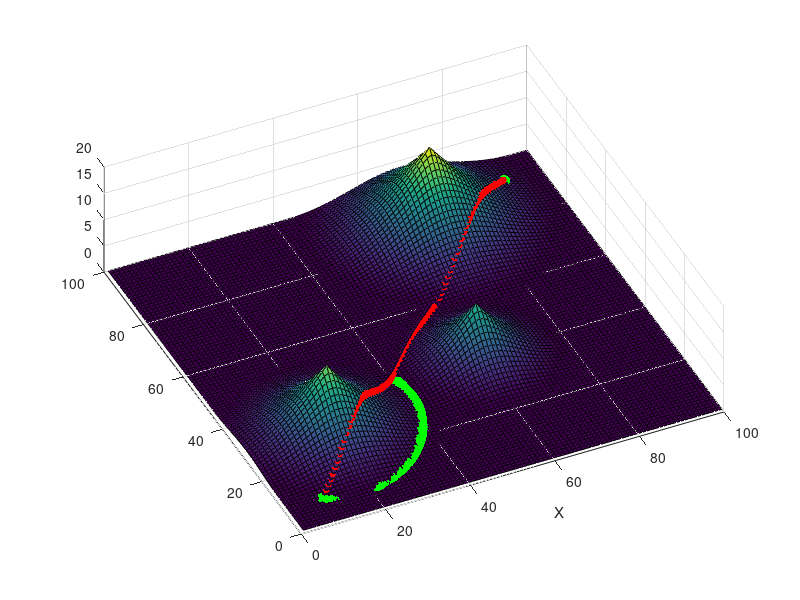

This chart was generated by the following MATLAB code:
%% create obstacle field
close all
clear all
waypoints=300;
N=101;
OBST = [20,30;60,40;70,85];
epsilon = [25; 20; 30];

obs_cost = double(zeros(N));
for i=1:size(OBST,1)

    t = zeros(N);
    t(OBST(i,1),OBST(i,2)) = 1; %point obstacles
    
    t_cost = double(bwdist(t));
    t_cost(t_cost>epsilon(i))=epsilon(i);
    t_cost = 1/(2*epsilon(i))*(t_cost-epsilon(i)).^2;
    
    obs_cost = obs_cost + t_cost(1:N, 1:N);
end


% obstacle cost gradient
gx = diff(double(obs_cost),1,1);
gy = diff(double(obs_cost),1,2);


figure(1);
surf(1:N,1:N,double(obs_cost')), view(-25,70);
xlabel('X')
xlim([0 100]);
ylim([0 100]);
hold on;

%% initial path
%world params
SX = 10; % START
SY = 10;
GX = 90; % GOAL
GY = 90;


traj = zeros(2,waypoints);
traj(1,1)=SX;
traj(2,1)=SY;
dist_x = GX-SX;
dist_y = GY-SY;
for i=2:waypoints
    traj(1,i)=traj(1,i-1)+dist_x/(waypoints-1);
    traj(2,i)=traj(2,i-1)+dist_y/(waypoints-1);
end

path_init = traj';
tt=size(path_init,1);
path_init_values = zeros(size(path_init,1),1);
for i=1:tt
    path_init_values(i)=obs_cost(floor(path_init(i,1)),floor(path_init(i,2)));
end
plot3(path_init(:,1),path_init(:,2),path_init_values,'.r','MarkerSize',15);
hold on

path = path_init;


%% Optimize it...
% your code comes here
iterations = 500;
pre_path = path_init;
k = 0;
while k < iterations
    for i=2:tt-1
        x = path(i, 1);
        y = path(i, 2);
        interp_x1 = (x - fix(x))*(gx(fix(x)+1, fix(y)) - gx(fix(x), fix(y)))+ gx(fix(x), fix(y));
        interp_x2 = (x - fix(x))*(gx(fix(x)+1, fix(y)+1) - gx(fix(x), fix(y)+1))+ gx(fix(x), fix(y)+1);
        grad_x = (y - fix(y))*(interp_x2-interp_x1) + interp_x1;
        interp_y1 = (x - fix(x))*(gy(fix(x)+1, fix(y)) - gy(fix(x), fix(y)))+ gy(fix(x), fix(y));
        interp_y2 = (x - fix(x))*(gy(fix(x)+1, fix(y)+1) - gy(fix(x), fix(y)+1))+ gy(fix(x), fix(y)+1);
        grad_y = (y - fix(y))*(interp_y2-interp_y1) + interp_y1;
        
        grad_x2 = pre_path(i, 1)-pre_path(i-1, 1);
        grad_y2 = pre_path(i, 2)-pre_path(i-1, 2);
    
        scale = 0.1;
        path(i, 1) = min(max(x - scale*((0.8*grad_x+4*grad_x2)), 1), 99);
        path(i, 2) = min(max(y - scale*((0.8*grad_y+4*grad_y2)), 1), 99);
    end
    pre_path = path;
    k = k + 1;
end

%% plot the trajectories
path_values = zeros(tt,1);
for i=1:tt
    path_values(i)=obs_cost(floor(path(i,1)),floor(path(i,2)));
end
figure(1)
hold on;
plot3(path(:,1),path(:,2),path_values,'.g','MarkerSize',25);

hold off;
